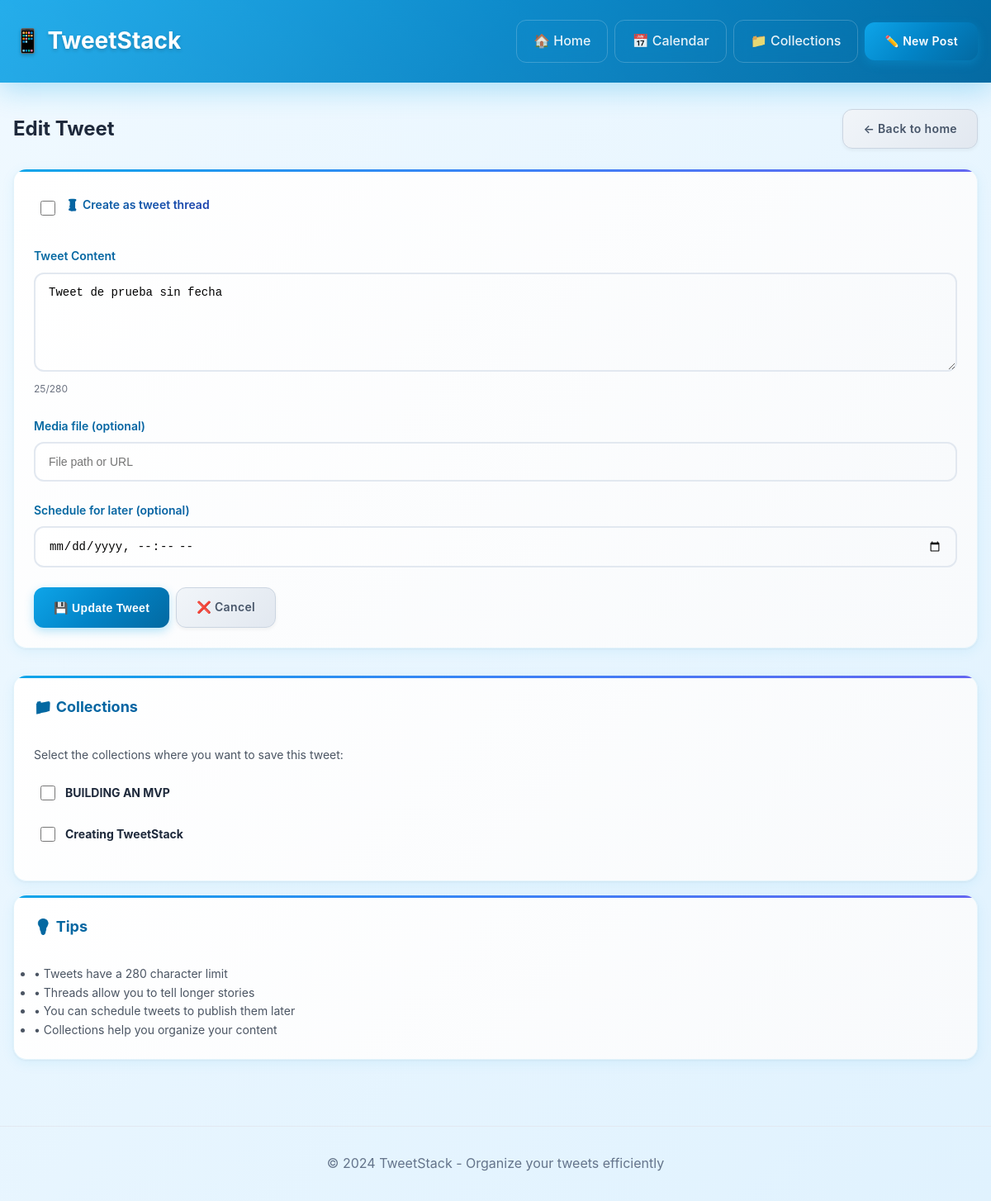
/editor?tweet_id=1, run on the app's committed database.
### main_jinja.py (models this page shows)
class Tweet(Base):
    __tablename__ = "tweets"
    id = Column(Integer, primary_key=True, index=True)
    user_id = Column(String, index=True)
    content = Column(Text)
    media_path = Column(String)
    media_type = Column(String)
    is_thread = Column(Boolean, default=False)
    thread_tweets_json = Column(Text)
    scheduled_date = Column(DateTime)
    created_at = Column(DateTime, default=func.now())
    updated_at = Column(DateTime, default=func.now(), onupdate=func.now())
    collections = relationship("Collection", secondary=tweet_collections, back_populates="tweets")

class Collection(Base):
    __tablename__ = "collections"
    id = Column(Integer, primary_key=True, index=True)
    name = Column(String, index=True)
    description = Column(Text)
    user_id = Column(String, index=True)
    created_at = Column(DateTime, default=func.now())
    updated_at = Column(DateTime, default=func.now(), onupdate=func.now())
    tweets = relationship("Tweet", secondary=tweet_collections, back_populates="collections")

### main_jinja.py (the view)
@app.get("/editor", response_class=HTMLResponse)
def tweet_editor(request: Request, tweet_id: Optional[int] = None, db: Session = Depends(get_db)):
    user_id = DEMO_USER_ID
    tweet_data = None
    if tweet_id:
        tweet = db.query(Tweet).filter(Tweet.id == tweet_id).first()
        if tweet:
            tweet_data = format_tweet_response(tweet, db)
    collections = db.query(Collection).filter(Collection.user_id == user_id).order_by(Collection.name).all()
    collections_data = [format_collection_response(collection, db) for collection in collections]
    return templates.TemplateResponse("editor.html", {
        "request": request,
        "tweet": tweet_data,
        "collections": collections_data,
        "user_id": user_id
    })

### templates/editor.html (shortened to what this page needs)
{% extends "base.html" %}  {% block content %}
<div class="flex justify-between items-center mb-6">
    <h1 class="text-2xl font-bold">
        {% if tweet %}Edit Tweet{% else %}New Tweet{% endif %}
    </h1>
    <a href="/" class="btn btn-secondary"> ← Back to home </a>
</div>
<div class="grid grid-cols-1 lg:grid-cols-3 gap-6">
    <div class="lg:col-span-2">
        <form id="tweetForm" class="card">
            <div class="card-content">
                <div class="form-group">
                    <div class="checkbox-group">
                        <input
                            type="checkbox"
                            id="threadToggle"
                            class="checkbox"
                        />
                        <label for="threadToggle" class="label">
                            🧵 Create as tweet thread
                        </label>
                    </div>
                </div>
                <div
                    id="singleTweetContainer"
                >
                    <div class="form-group">
                        <label for="content" class="label">Tweet Content</label>
                        <textarea
                            id="content"
                            name="content"
                            class="textarea"
                            placeholder="What's happening?"
                            maxlength="280"
                        >
{% if tweet and not tweet.is_thread %}{{ tweet.content }}{% endif %}</textarea
                        >
                        <div class="text-xs text-gray-500 text-right mt-1">
                            <span id="charCount">0</span>/280
                        </div>
                    </div>
                    <div class="form-group">
                        <label for="media_path" class="label"
                            >Media file (optional)</label
                        >
                        <input
                            type="text"
                            id="media_path"
                            name="media_path"
                            class="input"
                            placeholder="File path or URL"
                            value="{% if tweet and not tweet.is_thread %}{{ tweet.media_path }}{% endif %}"
                        />
                    </div>
                </div>
                <div class="form-group">
                    <label for="scheduled_date" class="label"
                        >Schedule for later (optional)</label
                    >
                    <input
                        type="datetime-local"
                        id="scheduled_date"
                        name="scheduled_date"
                        class="input"
                        value="{% if tweet and tweet.scheduled_date %}{{ tweet.scheduled_date[:16] }}{% endif %}"
                    />
                </div>
                <div class="flex gap-2 mt-6">
                    <button
                        type="button"
                        id="saveTweet"
                        class="btn btn-primary"
                    >
                        {% if tweet %}💾 Update Tweet{% else %}📝 Save Tweet{%
                        endif %}
                    </button>
                    <a href="/" class="btn btn-secondary"> ❌ Cancel </a>
                </div>
            </div>
        </form>
    </div>
    <div class="lg:col-span-1">
        <div class="card">
            <div class="card-header">
                <h3 class="card-title">📁 Collections</h3>
            </div>
            <div class="card-content">
                {% if collections %}
                <p class="text-sm text-gray-600 mb-4">
                    Select the collections where you want to save this tweet:
                </p>
                {% for collection in collections %}
                <div class="checkbox-group">
                    <input
                        type="checkbox"
                        id="collection_{{ collection.id }}"
                        name="collections"
                        value="{{ collection.id }}"
                        class="checkbox"
                    />
                    <label for="collection_{{ collection.id }}" class="text-sm">
                        <strong>{{ collection.name }}</strong>
                    </label>
                </div>
                {% endfor %} {% endif %}
            </div>
        </div>
        <div class="card mt-4">
            <div class="card-header">
                <h3 class="card-title">💡 Tips</h3>
            </div>
            <div class="card-content">
                <ul class="text-sm text-gray-600 space-y-2">
                    <li>• Tweets have a 280 character limit</li>
                    <li>• Threads allow you to tell longer stories</li>
                    <li>• You can schedule tweets to publish them later</li>
                    <li>• Collections help you organize your content</li>
                </ul>
            </div>
        </div>
    </div>
</div>
{% endblock %}

### static/css/main.css (style rules this page uses)
* { margin: 0; padding: 0; box-sizing: border-box; }
body { font-family: -apple-system, BlinkMacSystemFont, "Segoe UI", "Roboto", "Oxygen", "Ubuntu", "Cantarell", sans-serif; background: linear-gradient(135deg, #f0f9ff 0%, #e0f2fe 100%); color: #1e293b; line-height: 1.6; min-height: 100vh; }
.text-2xl { font-size: 1.5rem; line-height: 2rem; }
.font-bold { font-weight: 700; }
.text-gray-500 { color: #6b7280; }
.text-gray-600 { color: #4b5563; }
.mt-1 { margin-top: 0.25rem; }
.mb-4 { margin-bottom: 1rem; }
.mb-6 { margin-bottom: 1.5rem; }
.lg\:grid-cols-3 { grid-template-columns: repeat(3, minmax(0, 1fr)); }
@media (min-width: 1024px) { .lg\:grid-cols-3 { grid-template-columns: repeat(3, minmax(0, 1fr)); } }
.btn { display: inline-flex; align-items: center; gap: 0.5rem; padding: 0.75rem 1.5rem; border: none; border-radius: 0.75rem; font-size: 0.875rem; font-weight: 600; text-decoration: none; cursor: pointer; transition: all 0.3s ease; position: relative; overflow: hidden; text-transform: none; letter-spacing: 0.025em; }
.btn::before { content: ""; position: absolute; top: 0; left: -100%; width: 100%; height: 100%; background: linear-gradient( 90deg, transparent, rgba(255, 255, 255, 0.2), transparent ); transition: left 0.5s; }
.btn-primary { background: linear-gradient(135deg, #0ea5e9 0%, #0284c7 50%, #0369a1 100%); color: white; box-shadow: 0 4px 12px rgba(14, 165, 233, 0.3); }
.btn-secondary { background: linear-gradient(135deg, #f1f5f9 0%, #e2e8f0 100%); color: #475569; border: 1px solid #cbd5e1; box-shadow: 0 2px 4px rgba(0, 0, 0, 0.05); }
.card { background: linear-gradient(135deg, #ffffff 0%, #f8fafc 100%); border-radius: 1rem; box-shadow: 0 4px 16px rgba(14, 165, 233, 0.08), 0 1px 3px rgba(0, 0, 0, 0.05); border: 1px solid rgba(14, 165, 233, 0.1); margin-bottom: 1rem; transition: all 0.3s ease; position: relative; overflow: hidden; }
.card::before { content: ""; position: absolute; top: 0; left: 0; right: 0; height: 3px; background: linear-gradient(90deg, #0ea5e9 0%, #3b82f6 50%, #6366f1 100%); }
.card-header { padding: 1.5rem 1.5rem 0; position: relative; }
.card-content { padding: 1.5rem; position: relative; }
.card-title { font-size: 1.125rem; font-weight: 700; background: linear-gradient(135deg, #0369a1 0%, #1e40af 100%); background-clip: text; -webkit-background-clip: text; -webkit-text-fill-color: transparent; margin-bottom: 0.5rem; }
.grid { display: grid; gap: 1rem; }
.grid-cols-1 { grid-template-columns: repeat(1, minmax(0, 1fr)); }
.form-group { margin-bottom: 1.5rem; }
.label { display: block; font-size: 0.875rem; font-weight: 600; background: linear-gradient(135deg, #0369a1 0%, #1e40af 100%); background-clip: text; -webkit-background-clip: text; -webkit-text-fill-color: transparent; margin-bottom: 0.5rem; }
.input, .textarea, .select { width: 100%; padding: 0.875rem 1rem; border: 2px solid #e2e8f0; border-radius: 0.75rem; font-size: 0.875rem; transition: all 0.3s ease; background: linear-gradient(135deg, #ffffff 0%, #f8fafc 100%); position: relative; }
.textarea { resize: vertical; min-height: 120px; }
.checkbox-group { display: flex; align-items: center; gap: 0.75rem; margin-bottom: 0.75rem; padding: 0.5rem; border-radius: 0.5rem; transition: background-color 0.2s ease; }
.checkbox { width: 1.125rem; height: 1.125rem; accent-color: #0ea5e9; border-radius: 0.25rem; }
.text-sm { font-size: 0.875rem; }
.text-xs { font-size: 0.75rem; }
.mt-4 { margin-top: 1rem; }
.flex { display: flex; }
.items-center { align-items: center; }
.justify-between { justify-content: space-between; }
.gap-2 { gap: 0.5rem; }

### data on the page
Tweet: content "Tweet de prueba sin fecha"
Collection: name "BUILDING AN MVP"
Collection: name "Creating TweetStack"
